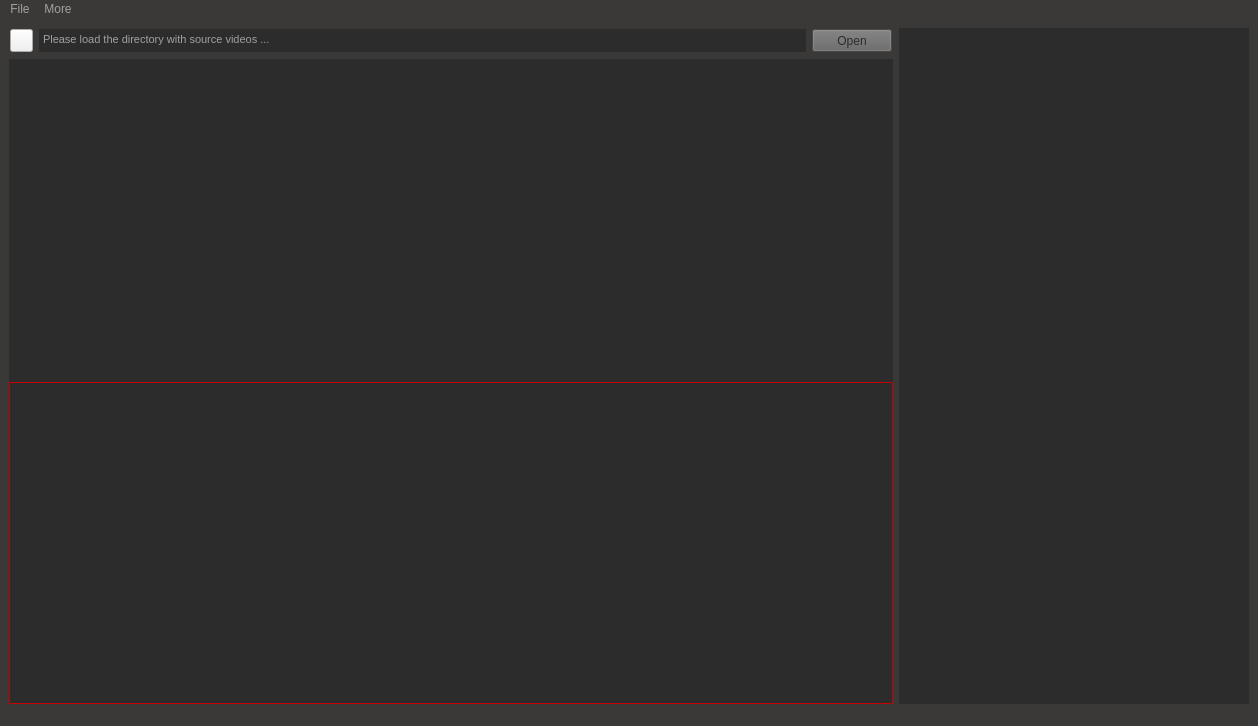
<?xml version="1.0" encoding="UTF-8"?>
<ui version="4.0">
 <class>MainWindow</class>
 <widget class="QMainWindow" name="MainWindow">
  <property name="geometry">
   <rect>
    <x>0</x>
    <y>0</y>
    <width>1258</width>
    <height>726</height>
   </rect>
  </property>
  <property name="minimumSize">
   <size>
    <width>1024</width>
    <height>726</height>
   </size>
  </property>
  <property name="windowTitle">
   <string>MainWindow</string>
  </property>
  <property name="styleSheet">
   <string notr="true">background:rgb(59,56,56);color:rgb(160, 160, 160);</string>
  </property>
  <widget class="QWidget" name="centralwidget">
   <layout class="QHBoxLayout" name="horizontalLayout_4">
    <property name="leftMargin">
     <number>0</number>
    </property>
    <property name="topMargin">
     <number>0</number>
    </property>
    <property name="rightMargin">
     <number>0</number>
    </property>
    <property name="bottomMargin">
     <number>0</number>
    </property>
    <item>
     <widget class="QWidget" name="horizontalWidget" native="true">
      <layout class="QHBoxLayout" name="horizontalLayout">
       <property name="leftMargin">
        <number>9</number>
       </property>
       <property name="bottomMargin">
        <number>0</number>
       </property>
       <item>
        <widget class="QWidget" name="widget_Middle" native="true">
         <layout class="QVBoxLayout" name="verticalLayout_4">
          <property name="leftMargin">
           <number>0</number>
          </property>
          <property name="topMargin">
           <number>0</number>
          </property>
          <property name="rightMargin">
           <number>0</number>
          </property>
          <property name="bottomMargin">
           <number>0</number>
          </property>
          <item>
           <widget class="QWidget" name="widget_DirectoryPath" native="true">
            <property name="maximumSize">
             <size>
              <width>16777215</width>
              <height>25</height>
             </size>
            </property>
            <layout class="QHBoxLayout" name="horizontalLayout_2">
             <property name="leftMargin">
              <number>1</number>
             </property>
             <property name="topMargin">
              <number>1</number>
             </property>
             <property name="rightMargin">
              <number>1</number>
             </property>
             <property name="bottomMargin">
              <number>1</number>
             </property>
             <item>
              <widget class="QPushButton" name="btn_View">
               <property name="minimumSize">
                <size>
                 <width>0</width>
                 <height>23</height>
                </size>
               </property>
               <property name="maximumSize">
                <size>
                 <width>23</width>
                 <height>23</height>
                </size>
               </property>
               <property name="styleSheet">
                <string notr="true">background:rgb(240, 240, 240);color:rgb(44,44,44);padding:5;</string>
               </property>
               <property name="text">
                <string/>
               </property>
              </widget>
             </item>
             <item>
              <widget class="QTextBrowser" name="txtbrw_DirectoryPath">
               <property name="maximumSize">
                <size>
                 <width>16777215</width>
                 <height>25</height>
                </size>
               </property>
               <property name="font">
                <font>
                 <bold>false</bold>
                 <kerning>true</kerning>
                </font>
               </property>
               <property name="toolTipDuration">
                <number>-1</number>
               </property>
               <property name="styleSheet">
                <string notr="true">background:rgb(44,44,44);border:none;</string>
               </property>
               <property name="markdown">
                <string notr="true">Please load the directory with source videos ...

</string>
               </property>
               <property name="html">
                <string>&lt;!DOCTYPE HTML PUBLIC &quot;-//W3C//DTD HTML 4.0//EN&quot; &quot;http://www.w3.org/TR/REC-html40/strict.dtd&quot;&gt;
&lt;html&gt;&lt;head&gt;&lt;meta name=&quot;qrichtext&quot; content=&quot;1&quot; /&gt;&lt;meta charset=&quot;utf-8&quot; /&gt;&lt;style type=&quot;text/css&quot;&gt;
p, li { white-space: pre-wrap; }
hr { height: 1px; border-width: 0; }
li.unchecked::marker { content: &quot;\2610&quot;; }
li.checked::marker { content: &quot;\2612&quot;; }
&lt;/style&gt;&lt;/head&gt;&lt;body style=&quot; font-family:'.AppleSystemUIFont'; font-size:13pt; font-weight:400; font-style:normal;&quot;&gt;
&lt;p style=&quot; margin-top:5px; margin-bottom:5px; margin-left:0px; margin-right:0px; -qt-block-indent:0; text-indent:0px;&quot;&gt;&lt;span style=&quot; font-family:'MS Shell Dlg 2'; font-size:8.25pt;&quot;&gt;Please load the directory with source videos ...&lt;/span&gt;&lt;/p&gt;&lt;/body&gt;&lt;/html&gt;</string>
               </property>
              </widget>
             </item>
             <item>
              <widget class="QPushButton" name="btn_LoadDirectory">
               <property name="minimumSize">
                <size>
                 <width>0</width>
                 <height>23</height>
                </size>
               </property>
               <property name="maximumSize">
                <size>
                 <width>16777215</width>
                 <height>23</height>
                </size>
               </property>
               <property name="font">
                <font>
                 <bold>false</bold>
                </font>
               </property>
               <property name="styleSheet">
                <string notr="true">color:rgb(44,44,44);background:rgb(100, 100, 100);</string>
               </property>
               <property name="text">
                <string>Open</string>
               </property>
              </widget>
             </item>
            </layout>
           </widget>
          </item>
          <item>
           <widget class="QWidget" name="widget_Main" native="true">
            <property name="styleSheet">
             <string notr="true">background:rgb(44,44,44);</string>
            </property>
            <layout class="QVBoxLayout" name="verticalLayout_6">
             <property name="spacing">
              <number>0</number>
             </property>
             <property name="leftMargin">
              <number>0</number>
             </property>
             <property name="topMargin">
              <number>0</number>
             </property>
             <property name="rightMargin">
              <number>0</number>
             </property>
             <property name="bottomMargin">
              <number>0</number>
             </property>
             <item>
              <widget class="QWidget" name="widget_Player" native="true">
               <property name="styleSheet">
                <string notr="true">background:rgb(44,44,44);</string>
               </property>
               <layout class="QVBoxLayout" name="verticalLayout_7">
                <property name="leftMargin">
                 <number>0</number>
                </property>
                <property name="topMargin">
                 <number>0</number>
                </property>
                <property name="rightMargin">
                 <number>0</number>
                </property>
                <property name="bottomMargin">
                 <number>0</number>
                </property>
                <item>
                 <layout class="QVBoxLayout" name="layout_Player">
                  <property name="spacing">
                   <number>0</number>
                  </property>
                  <property name="leftMargin">
                   <number>9</number>
                  </property>
                  <property name="topMargin">
                   <number>9</number>
                  </property>
                  <property name="rightMargin">
                   <number>9</number>
                  </property>
                  <property name="bottomMargin">
                   <number>9</number>
                  </property>
                 </layout>
                </item>
               </layout>
              </widget>
             </item>
             <item>
              <widget class="QScrollArea" name="scrollArea">
               <property name="sizePolicy">
                <sizepolicy hsizetype="Preferred" vsizetype="Preferred">
                 <horstretch>0</horstretch>
                 <verstretch>0</verstretch>
                </sizepolicy>
               </property>
               <property name="autoFillBackground">
                <bool>false</bool>
               </property>
               <property name="styleSheet">
                <string notr="true">background-color: red;</string>
               </property>
               <property name="verticalScrollBarPolicy">
                <enum>Qt::ScrollBarAlwaysOff</enum>
               </property>
               <property name="horizontalScrollBarPolicy">
                <enum>Qt::ScrollBarAsNeeded</enum>
               </property>
               <property name="widgetResizable">
                <bool>true</bool>
               </property>
               <widget class="QWidget" name="scrollAreaWidgetContents">
                <property name="geometry">
                 <rect>
                  <x>0</x>
                  <y>0</y>
                  <width>875</width>
                  <height>312</height>
                 </rect>
                </property>
                <property name="styleSheet">
                 <string notr="true">background:rgb(44,44,44);</string>
                </property>
                <layout class="QVBoxLayout" name="verticalLayout_5">
                 <property name="spacing">
                  <number>0</number>
                 </property>
                 <property name="leftMargin">
                  <number>9</number>
                 </property>
                 <property name="topMargin">
                  <number>9</number>
                 </property>
                 <property name="rightMargin">
                  <number>9</number>
                 </property>
                 <property name="bottomMargin">
                  <number>9</number>
                 </property>
                </layout>
               </widget>
              </widget>
             </item>
            </layout>
           </widget>
          </item>
         </layout>
        </widget>
       </item>
       <item>
        <widget class="QScrollArea" name="scrollArea_SideBar">
         <property name="maximumSize">
          <size>
           <width>350</width>
           <height>16777215</height>
          </size>
         </property>
         <property name="styleSheet">
          <string notr="true">background:rgb(44,44,44); border:1px solid #2c2c2c;</string>
         </property>
         <property name="sizeAdjustPolicy">
          <enum>QAbstractScrollArea::AdjustIgnored</enum>
         </property>
         <property name="widgetResizable">
          <bool>true</bool>
         </property>
         <property name="alignment">
          <set>Qt::AlignLeading|Qt::AlignLeft|Qt::AlignTop</set>
         </property>
         <widget class="QWidget" name="widget_SideBar">
          <property name="geometry">
           <rect>
            <x>0</x>
            <y>0</y>
            <width>348</width>
            <height>661</height>
           </rect>
          </property>
         </widget>
        </widget>
       </item>
      </layout>
     </widget>
    </item>
   </layout>
  </widget>
  <widget class="QMenuBar" name="menubar">
   <property name="geometry">
    <rect>
     <x>0</x>
     <y>0</y>
     <width>1258</width>
     <height>24</height>
    </rect>
   </property>
   <property name="styleSheet">
    <string notr="true"/>
   </property>
   <widget class="QMenu" name="menuFile">
    <property name="title">
     <string>File</string>
    </property>
    <widget class="QMenu" name="menuProcess_All">
     <property name="title">
      <string>Process</string>
     </property>
     <addaction name="actionProcess_All_2"/>
     <addaction name="actionProcess_Images_2"/>
     <addaction name="actionAdvanced_Processing_2"/>
    </widget>
    <addaction name="actionLoad_Directory"/>
    <addaction name="menuProcess_All"/>
    <addaction name="actionRefresh_Directory"/>
    <addaction name="separator"/>
    <addaction name="actionQuit"/>
   </widget>
   <widget class="QMenu" name="menuMore">
    <property name="title">
     <string>More</string>
    </property>
    <widget class="QMenu" name="menuLanguage">
     <property name="title">
      <string>Language</string>
     </property>
     <addaction name="actionEnglish"/>
     <addaction name="actionMongolia"/>
    </widget>
    <addaction name="menuLanguage"/>
    <addaction name="actionHelp"/>
    <addaction name="actionAbout"/>
   </widget>
   <addaction name="menuFile"/>
   <addaction name="menuMore"/>
  </widget>
  <widget class="QStatusBar" name="statusbar"/>
  <action name="actionVideo_Player">
   <property name="text">
    <string>Video Player</string>
   </property>
  </action>
  <action name="actionLoad_Directory">
   <property name="text">
    <string>Open Directory</string>
   </property>
   <property name="shortcut">
    <string>Ctrl+O</string>
   </property>
   <property name="iconVisibleInMenu">
    <bool>true</bool>
   </property>
  </action>
  <action name="actionQuit">
   <property name="text">
    <string>Quit</string>
   </property>
   <property name="shortcut">
    <string>Ctrl+Q</string>
   </property>
  </action>
  <action name="actionEnglish">
   <property name="checkable">
    <bool>false</bool>
   </property>
   <property name="icon">
    <iconset>
     <normaloff>:/Resources/ICON/united-kingdom-flag-round-icon-16.png</normaloff>:/Resources/ICON/united-kingdom-flag-round-icon-16.png</iconset>
   </property>
   <property name="text">
    <string>English</string>
   </property>
   <property name="shortcut">
    <string>F3</string>
   </property>
  </action>
  <action name="actionMongolia">
   <property name="checkable">
    <bool>false</bool>
   </property>
   <property name="icon">
    <iconset>
     <normaloff>:/Resources/ICON/mongolia-flag-round-icon-16.png</normaloff>:/Resources/ICON/mongolia-flag-round-icon-16.png</iconset>
   </property>
   <property name="text">
    <string>Mongolia</string>
   </property>
   <property name="shortcut">
    <string>F4</string>
   </property>
  </action>
  <action name="actionHelp">
   <property name="text">
    <string>Help</string>
   </property>
   <property name="shortcut">
    <string>F1</string>
   </property>
  </action>
  <action name="actionAbout">
   <property name="text">
    <string>About</string>
   </property>
  </action>
  <action name="actionRefresh_Directory">
   <property name="text">
    <string>Refresh Directory</string>
   </property>
   <property name="shortcut">
    <string>F5</string>
   </property>
  </action>
  <action name="actionProcess_Images">
   <property name="text">
    <string>Process Images</string>
   </property>
   <property name="shortcut">
    <string>Ctrl+I</string>
   </property>
  </action>
  <action name="actionAdvanced_Processing">
   <property name="text">
    <string>Advanced Processing</string>
   </property>
  </action>
  <action name="actionProcess_All_2">
   <property name="text">
    <string>Process All Files</string>
   </property>
  </action>
  <action name="actionProcess_Images_2">
   <property name="text">
    <string>Process Images</string>
   </property>
  </action>
  <action name="actionAdvanced_Processing_2">
   <property name="enabled">
    <bool>false</bool>
   </property>
   <property name="text">
    <string>Advanced Processing</string>
   </property>
   <property name="visible">
    <bool>false</bool>
   </property>
  </action>
 </widget>
 <resources/>
 <connections/>
</ui>
